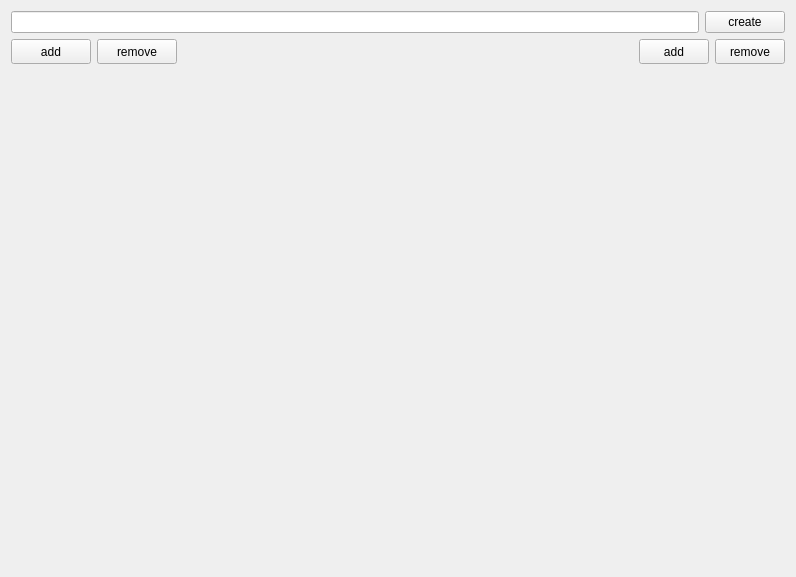
<?xml version="1.0" encoding="UTF-8"?>
<ui version="4.0">
 <class>Window</class>
 <widget class="QMainWindow" name="Window">
  <property name="geometry">
   <rect>
    <x>0</x>
    <y>0</y>
    <width>796</width>
    <height>577</height>
   </rect>
  </property>
  <property name="maximumSize">
   <size>
    <width>1920</width>
    <height>16777215</height>
   </size>
  </property>
  <property name="windowTitle">
   <string>Window</string>
  </property>
  <widget class="QWidget" name="centralWidget">
   <layout class="QGridLayout" name="gridLayout">
    <item row="0" column="0">
     <layout class="QVBoxLayout" name="verticalLayout">
      <item>
       <layout class="QHBoxLayout" name="horizontalLayout">
        <item>
         <widget class="QLineEdit" name="NewNameElement">
          <property name="enabled">
           <bool>true</bool>
          </property>
         </widget>
        </item>
        <item>
         <widget class="QPushButton" name="pushButton">
          <property name="text">
           <string>create</string>
          </property>
         </widget>
        </item>
       </layout>
      </item>
      <item>
       <layout class="QHBoxLayout" name="Place_layout">
        <item>
         <layout class="QVBoxLayout" name="InputPins">
          <item>
           <layout class="QHBoxLayout" name="InputPinsMenu">
            <item alignment="Qt::AlignTop">
             <widget class="QPushButton" name="AddInputPin">
              <property name="minimumSize">
               <size>
                <width>70</width>
                <height>25</height>
               </size>
              </property>
              <property name="text">
               <string>add</string>
              </property>
             </widget>
            </item>
            <item alignment="Qt::AlignTop">
             <widget class="QPushButton" name="RemoveInputPin">
              <property name="minimumSize">
               <size>
                <width>70</width>
                <height>25</height>
               </size>
              </property>
              <property name="text">
               <string>remove</string>
              </property>
             </widget>
            </item>
           </layout>
          </item>
          <item>
           <spacer name="verticalSpacer_4">
            <property name="orientation">
             <enum>Qt::Vertical</enum>
            </property>
            <property name="sizeHint" stdset="0">
             <size>
              <width>20</width>
              <height>40</height>
             </size>
            </property>
           </spacer>
          </item>
          <item>
           <widget class="QWidget" name="InputPinsList" native="true">
            <property name="minimumSize">
             <size>
              <width>50</width>
              <height>50</height>
             </size>
            </property>
           </widget>
          </item>
          <item>
           <spacer name="verticalSpacer_3">
            <property name="orientation">
             <enum>Qt::Vertical</enum>
            </property>
            <property name="sizeHint" stdset="0">
             <size>
              <width>20</width>
              <height>40</height>
             </size>
            </property>
           </spacer>
          </item>
         </layout>
        </item>
        <item>
         <layout class="QVBoxLayout" name="verticalLayout_2">
          <item>
           <spacer name="horizontalSpacer">
            <property name="orientation">
             <enum>Qt::Horizontal</enum>
            </property>
            <property name="sizeHint" stdset="0">
             <size>
              <width>0</width>
              <height>0</height>
             </size>
            </property>
           </spacer>
          </item>
          <item>
           <widget class="QWidget" name="Items_field" native="true">
            <property name="minimumSize">
             <size>
              <width>39</width>
              <height>10</height>
             </size>
            </property>
            <property name="maximumSize">
             <size>
              <width>854</width>
              <height>858</height>
             </size>
            </property>
           </widget>
          </item>
         </layout>
        </item>
        <item>
         <layout class="QVBoxLayout" name="OutputPins">
          <item>
           <layout class="QHBoxLayout" name="OutputPinsMenu">
            <item>
             <widget class="QPushButton" name="AddOutputPin">
              <property name="sizePolicy">
               <sizepolicy hsizetype="Minimum" vsizetype="Fixed">
                <horstretch>0</horstretch>
                <verstretch>0</verstretch>
               </sizepolicy>
              </property>
              <property name="minimumSize">
               <size>
                <width>70</width>
                <height>25</height>
               </size>
              </property>
              <property name="maximumSize">
               <size>
                <width>70</width>
                <height>25</height>
               </size>
              </property>
              <property name="text">
               <string>add</string>
              </property>
              <property name="autoRepeatDelay">
               <number>300</number>
              </property>
              <property name="autoRepeatInterval">
               <number>100</number>
              </property>
             </widget>
            </item>
            <item alignment="Qt::AlignTop">
             <widget class="QPushButton" name="RemoveOutputPin">
              <property name="enabled">
               <bool>true</bool>
              </property>
              <property name="minimumSize">
               <size>
                <width>70</width>
                <height>25</height>
               </size>
              </property>
              <property name="maximumSize">
               <size>
                <width>70</width>
                <height>25</height>
               </size>
              </property>
              <property name="text">
               <string>remove</string>
              </property>
             </widget>
            </item>
           </layout>
          </item>
          <item>
           <spacer name="verticalSpacer">
            <property name="orientation">
             <enum>Qt::Vertical</enum>
            </property>
            <property name="sizeHint" stdset="0">
             <size>
              <width>20</width>
              <height>40</height>
             </size>
            </property>
           </spacer>
          </item>
          <item alignment="Qt::AlignHCenter|Qt::AlignVCenter">
           <widget class="QWidget" name="OutputPinsList" native="true">
            <property name="minimumSize">
             <size>
              <width>50</width>
              <height>50</height>
             </size>
            </property>
           </widget>
          </item>
          <item>
           <spacer name="verticalSpacer_2">
            <property name="orientation">
             <enum>Qt::Vertical</enum>
            </property>
            <property name="sizeHint" stdset="0">
             <size>
              <width>20</width>
              <height>40</height>
             </size>
            </property>
           </spacer>
          </item>
         </layout>
        </item>
       </layout>
      </item>
     </layout>
    </item>
    <item row="3" column="0">
     <layout class="QHBoxLayout" name="ListElementsLayout">
      <item alignment="Qt::AlignLeft|Qt::AlignTop">
       <widget class="QWidget" name="ListElements" native="true">
        <property name="enabled">
         <bool>true</bool>
        </property>
        <property name="minimumSize">
         <size>
          <width>0</width>
          <height>20</height>
         </size>
        </property>
        <property name="maximumSize">
         <size>
          <width>0</width>
          <height>0</height>
         </size>
        </property>
       </widget>
      </item>
     </layout>
    </item>
   </layout>
  </widget>
 </widget>
 <layoutdefault spacing="6" margin="11"/>
 <resources/>
 <connections/>
</ui>
